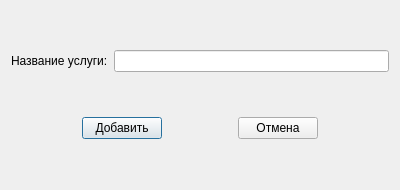
<?xml version="1.0" encoding="UTF-8"?>
<ui version="4.0">
 <class>AddServ</class>
 <widget class="QDialog" name="AddServ">
  <property name="geometry">
   <rect>
    <x>0</x>
    <y>0</y>
    <width>400</width>
    <height>190</height>
   </rect>
  </property>
  <property name="windowTitle">
   <string>Dialog</string>
  </property>
  <layout class="QGridLayout" name="gridLayout">
   <item row="0" column="0">
    <layout class="QHBoxLayout" name="horizontalLayout">
     <item>
      <widget class="QLabel" name="label">
       <property name="text">
        <string>Название услуги:</string>
       </property>
      </widget>
     </item>
     <item>
      <widget class="QLineEdit" name="name"/>
     </item>
    </layout>
   </item>
   <item row="1" column="0">
    <layout class="QHBoxLayout" name="horizontalLayout_2">
     <item>
      <spacer name="horizontalSpacer_2">
       <property name="orientation">
        <enum>Qt::Horizontal</enum>
       </property>
       <property name="sizeHint" stdset="0">
        <size>
         <width>40</width>
         <height>20</height>
        </size>
       </property>
      </spacer>
     </item>
     <item>
      <widget class="QPushButton" name="ok">
       <property name="text">
        <string>Добавить</string>
       </property>
      </widget>
     </item>
     <item>
      <spacer name="horizontalSpacer">
       <property name="orientation">
        <enum>Qt::Horizontal</enum>
       </property>
       <property name="sizeHint" stdset="0">
        <size>
         <width>40</width>
         <height>20</height>
        </size>
       </property>
      </spacer>
     </item>
     <item>
      <widget class="QPushButton" name="no">
       <property name="text">
        <string>Отмена</string>
       </property>
      </widget>
     </item>
     <item>
      <spacer name="horizontalSpacer_3">
       <property name="orientation">
        <enum>Qt::Horizontal</enum>
       </property>
       <property name="sizeHint" stdset="0">
        <size>
         <width>40</width>
         <height>20</height>
        </size>
       </property>
      </spacer>
     </item>
    </layout>
   </item>
  </layout>
 </widget>
 <resources/>
 <connections/>
</ui>
